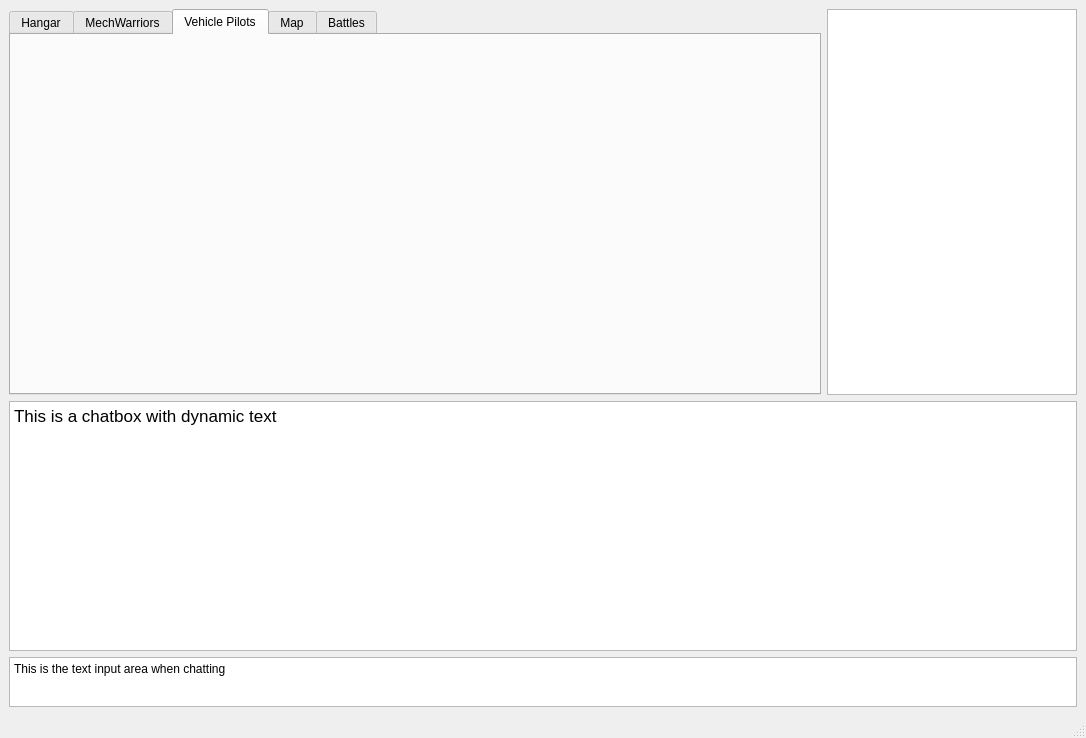
<?xml version="1.0" encoding="UTF-8"?>
<ui version="4.0">
 <class>MainWindow</class>
 <widget class="QMainWindow" name="MainWindow">
  <property name="geometry">
   <rect>
    <x>0</x>
    <y>0</y>
    <width>1086</width>
    <height>738</height>
   </rect>
  </property>
  <property name="sizePolicy">
   <sizepolicy hsizetype="Preferred" vsizetype="Preferred">
    <horstretch>6</horstretch>
    <verstretch>0</verstretch>
   </sizepolicy>
  </property>
  <property name="windowTitle">
   <string>MainWindow</string>
  </property>
  <widget class="QWidget" name="centralwidget">
   <layout class="QVBoxLayout" name="verticalLayout_2">
    <item>
     <layout class="QHBoxLayout" name="horizontalLayout"/>
    </item>
    <item>
     <layout class="QGridLayout" name="MainGrid">
      <property name="sizeConstraint">
       <enum>QLayout::SetDefaultConstraint</enum>
      </property>
      <item row="1" column="0">
       <layout class="QGridLayout" name="BottomGrid">
        <item row="1" column="0">
         <widget class="QTextBrowser" name="chatOutputArea">
          <property name="maximumSize">
           <size>
            <width>16777215</width>
            <height>250</height>
           </size>
          </property>
          <property name="html">
           <string>&lt;!DOCTYPE HTML PUBLIC &quot;-//W3C//DTD HTML 4.0//EN&quot; &quot;http://www.w3.org/TR/REC-html40/strict.dtd&quot;&gt;
&lt;html&gt;&lt;head&gt;&lt;meta name=&quot;qrichtext&quot; content=&quot;1&quot; /&gt;&lt;meta charset=&quot;utf-8&quot; /&gt;&lt;style type=&quot;text/css&quot;&gt;
p, li { white-space: pre-wrap; }
hr { height: 1px; border-width: 0; }
li.unchecked::marker { content: &quot;\2610&quot;; }
li.checked::marker { content: &quot;\2612&quot;; }
&lt;/style&gt;&lt;/head&gt;&lt;body style=&quot; font-family:'.AppleSystemUIFont'; font-size:13pt; font-weight:400; font-style:normal;&quot;&gt;
&lt;p style=&quot; margin-top:0px; margin-bottom:0px; margin-left:0px; margin-right:0px; -qt-block-indent:0; text-indent:0px;&quot;&gt;This is a chatbox with dynamic text&lt;/p&gt;&lt;/body&gt;&lt;/html&gt;</string>
          </property>
         </widget>
        </item>
        <item row="2" column="0">
         <layout class="QGridLayout" name="chatGrid">
          <item row="0" column="0">
           <widget class="QPlainTextEdit" name="chatIputArea">
            <property name="maximumSize">
             <size>
              <width>16777215</width>
              <height>50</height>
             </size>
            </property>
            <property name="plainText">
             <string>This is the text input area when chatting</string>
            </property>
           </widget>
          </item>
         </layout>
        </item>
       </layout>
      </item>
      <item row="0" column="0">
       <layout class="QGridLayout" name="TopGrid">
        <property name="sizeConstraint">
         <enum>QLayout::SetNoConstraint</enum>
        </property>
        <item row="0" column="2">
         <widget class="QListView" name="playerListArea">
          <property name="maximumSize">
           <size>
            <width>250</width>
            <height>16777215</height>
           </size>
          </property>
         </widget>
        </item>
        <item row="0" column="1">
         <layout class="QVBoxLayout" name="verticalLayout">
          <item>
           <widget class="QTabWidget" name="mainTabsArea">
            <property name="layoutDirection">
             <enum>Qt::LeftToRight</enum>
            </property>
            <property name="tabPosition">
             <enum>QTabWidget::North</enum>
            </property>
            <property name="tabShape">
             <enum>QTabWidget::Rounded</enum>
            </property>
            <property name="currentIndex">
             <number>2</number>
            </property>
            <property name="usesScrollButtons">
             <bool>false</bool>
            </property>
            <widget class="QWidget" name="hangarTab">
             <property name="sizePolicy">
              <sizepolicy hsizetype="Maximum" vsizetype="Maximum">
               <horstretch>0</horstretch>
               <verstretch>0</verstretch>
              </sizepolicy>
             </property>
             <property name="minimumSize">
              <size>
               <width>0</width>
               <height>0</height>
              </size>
             </property>
             <attribute name="title">
              <string>Hangar</string>
             </attribute>
            </widget>
            <widget class="QWidget" name="mwTab">
             <property name="sizePolicy">
              <sizepolicy hsizetype="Expanding" vsizetype="Expanding">
               <horstretch>0</horstretch>
               <verstretch>0</verstretch>
              </sizepolicy>
             </property>
             <attribute name="title">
              <string>MechWarriors</string>
             </attribute>
            </widget>
            <widget class="QWidget" name="pilotTab">
             <attribute name="title">
              <string>Vehicle Pilots</string>
             </attribute>
            </widget>
            <widget class="QWidget" name="mapTab">
             <property name="sizePolicy">
              <sizepolicy hsizetype="Expanding" vsizetype="Expanding">
               <horstretch>0</horstretch>
               <verstretch>0</verstretch>
              </sizepolicy>
             </property>
             <attribute name="title">
              <string>Map</string>
             </attribute>
            </widget>
            <widget class="QWidget" name="battleTab">
             <property name="sizePolicy">
              <sizepolicy hsizetype="Expanding" vsizetype="Expanding">
               <horstretch>0</horstretch>
               <verstretch>0</verstretch>
              </sizepolicy>
             </property>
             <attribute name="title">
              <string>Battles</string>
             </attribute>
            </widget>
           </widget>
          </item>
         </layout>
        </item>
       </layout>
      </item>
     </layout>
    </item>
   </layout>
  </widget>
  <widget class="QMenuBar" name="menubar">
   <property name="geometry">
    <rect>
     <x>0</x>
     <y>0</y>
     <width>1086</width>
     <height>37</height>
    </rect>
   </property>
  </widget>
  <widget class="QStatusBar" name="statusbar"/>
 </widget>
 <resources/>
 <connections/>
</ui>
